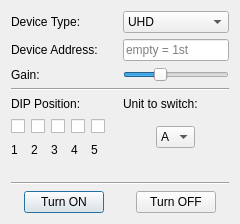
<?xml version="1.0" encoding="UTF-8"?>
<ui version="4.0">
 <class>dialog</class>
 <widget class="QDialog" name="dialog">
  <property name="geometry">
   <rect>
    <x>0</x>
    <y>0</y>
    <width>240</width>
    <height>224</height>
   </rect>
  </property>
  <property name="windowTitle">
   <string>gr-wirock</string>
  </property>
  <layout class="QGridLayout" name="gridLayout">
   <item row="1" column="0">
    <widget class="QLabel" name="label_4">
     <property name="text">
      <string>Device Address:</string>
     </property>
    </widget>
   </item>
   <item row="6" column="1">
    <spacer name="verticalSpacer_2">
     <property name="orientation">
      <enum>Qt::Vertical</enum>
     </property>
     <property name="sizeHint" stdset="0">
      <size>
       <width>20</width>
       <height>40</height>
      </size>
     </property>
    </spacer>
   </item>
   <item row="6" column="0">
    <spacer name="verticalSpacer">
     <property name="orientation">
      <enum>Qt::Vertical</enum>
     </property>
     <property name="sizeHint" stdset="0">
      <size>
       <width>20</width>
       <height>40</height>
      </size>
     </property>
    </spacer>
   </item>
   <item row="1" column="1">
    <widget class="QLineEdit" name="devaddrEdit">
     <property name="placeholderText">
      <string>empty = 1st</string>
     </property>
    </widget>
   </item>
   <item row="4" column="0">
    <widget class="QLabel" name="label">
     <property name="text">
      <string>DIP Position:</string>
     </property>
    </widget>
   </item>
   <item row="5" column="0">
    <layout class="QGridLayout" name="gridLayout_4">
     <item row="0" column="4">
      <widget class="QCheckBox" name="checkBox_5">
       <property name="text">
        <string/>
       </property>
      </widget>
     </item>
     <item row="0" column="0">
      <widget class="QCheckBox" name="checkBox_1">
       <property name="text">
        <string/>
       </property>
      </widget>
     </item>
     <item row="0" column="1">
      <widget class="QCheckBox" name="checkBox_2">
       <property name="text">
        <string/>
       </property>
      </widget>
     </item>
     <item row="0" column="5">
      <spacer name="horizontalSpacer_4">
       <property name="orientation">
        <enum>Qt::Horizontal</enum>
       </property>
       <property name="sizeHint" stdset="0">
        <size>
         <width>40</width>
         <height>20</height>
        </size>
       </property>
      </spacer>
     </item>
     <item row="0" column="3">
      <widget class="QCheckBox" name="checkBox_4">
       <property name="text">
        <string/>
       </property>
      </widget>
     </item>
     <item row="0" column="2">
      <widget class="QCheckBox" name="checkBox_3">
       <property name="text">
        <string/>
       </property>
      </widget>
     </item>
     <item row="1" column="0">
      <widget class="QLabel" name="label_8">
       <property name="text">
        <string>1</string>
       </property>
      </widget>
     </item>
     <item row="1" column="1">
      <widget class="QLabel" name="label_9">
       <property name="text">
        <string>2</string>
       </property>
      </widget>
     </item>
     <item row="1" column="2">
      <widget class="QLabel" name="label_10">
       <property name="text">
        <string>3</string>
       </property>
      </widget>
     </item>
     <item row="1" column="3">
      <widget class="QLabel" name="label_11">
       <property name="text">
        <string>4</string>
       </property>
      </widget>
     </item>
     <item row="1" column="4">
      <widget class="QLabel" name="label_12">
       <property name="text">
        <string>5</string>
       </property>
      </widget>
     </item>
    </layout>
   </item>
   <item row="4" column="1">
    <widget class="QLabel" name="label_2">
     <property name="text">
      <string>Unit to switch:</string>
     </property>
    </widget>
   </item>
   <item row="5" column="1">
    <layout class="QHBoxLayout" name="horizontalLayout">
     <item>
      <spacer name="horizontalSpacer_8">
       <property name="orientation">
        <enum>Qt::Horizontal</enum>
       </property>
       <property name="sizeHint" stdset="0">
        <size>
         <width>40</width>
         <height>20</height>
        </size>
       </property>
      </spacer>
     </item>
     <item>
      <widget class="QComboBox" name="comboBox">
       <item>
        <property name="text">
         <string>A</string>
        </property>
       </item>
       <item>
        <property name="text">
         <string>B</string>
        </property>
       </item>
       <item>
        <property name="text">
         <string>C</string>
        </property>
       </item>
       <item>
        <property name="text">
         <string>D</string>
        </property>
       </item>
       <item>
        <property name="text">
         <string>E</string>
        </property>
       </item>
      </widget>
     </item>
     <item>
      <spacer name="horizontalSpacer">
       <property name="orientation">
        <enum>Qt::Horizontal</enum>
       </property>
       <property name="sizeHint" stdset="0">
        <size>
         <width>40</width>
         <height>20</height>
        </size>
       </property>
      </spacer>
     </item>
    </layout>
   </item>
   <item row="8" column="0">
    <layout class="QHBoxLayout" name="horizontalLayout_2">
     <item>
      <spacer name="horizontalSpacer_5">
       <property name="orientation">
        <enum>Qt::Horizontal</enum>
       </property>
       <property name="sizeHint" stdset="0">
        <size>
         <width>40</width>
         <height>20</height>
        </size>
       </property>
      </spacer>
     </item>
     <item>
      <widget class="QPushButton" name="onButton">
       <property name="text">
        <string>Turn ON</string>
       </property>
      </widget>
     </item>
     <item>
      <spacer name="horizontalSpacer_2">
       <property name="orientation">
        <enum>Qt::Horizontal</enum>
       </property>
       <property name="sizeHint" stdset="0">
        <size>
         <width>40</width>
         <height>20</height>
        </size>
       </property>
      </spacer>
     </item>
    </layout>
   </item>
   <item row="8" column="1">
    <layout class="QHBoxLayout" name="horizontalLayout_4">
     <item>
      <spacer name="horizontalSpacer_7">
       <property name="orientation">
        <enum>Qt::Horizontal</enum>
       </property>
       <property name="sizeHint" stdset="0">
        <size>
         <width>40</width>
         <height>20</height>
        </size>
       </property>
      </spacer>
     </item>
     <item>
      <widget class="QPushButton" name="offButton">
       <property name="text">
        <string>Turn OFF</string>
       </property>
      </widget>
     </item>
     <item>
      <spacer name="horizontalSpacer_6">
       <property name="orientation">
        <enum>Qt::Horizontal</enum>
       </property>
       <property name="sizeHint" stdset="0">
        <size>
         <width>40</width>
         <height>20</height>
        </size>
       </property>
      </spacer>
     </item>
    </layout>
   </item>
   <item row="0" column="0">
    <widget class="QLabel" name="label_3">
     <property name="text">
      <string>Device Type:</string>
     </property>
    </widget>
   </item>
   <item row="2" column="1">
    <widget class="QSlider" name="gainSlider">
     <property name="maximum">
      <number>45</number>
     </property>
     <property name="pageStep">
      <number>5</number>
     </property>
     <property name="sliderPosition">
      <number>15</number>
     </property>
     <property name="orientation">
      <enum>Qt::Horizontal</enum>
     </property>
    </widget>
   </item>
   <item row="2" column="0">
    <widget class="QLabel" name="label_5">
     <property name="text">
      <string>Gain:</string>
     </property>
    </widget>
   </item>
   <item row="7" column="0" colspan="2">
    <widget class="Line" name="line">
     <property name="orientation">
      <enum>Qt::Horizontal</enum>
     </property>
    </widget>
   </item>
   <item row="3" column="0" colspan="2">
    <widget class="Line" name="line_2">
     <property name="orientation">
      <enum>Qt::Horizontal</enum>
     </property>
    </widget>
   </item>
   <item row="0" column="1">
    <widget class="QComboBox" name="devtypeBox">
     <item>
      <property name="text">
       <string>UHD</string>
      </property>
     </item>
     <item>
      <property name="text">
       <string>HackRF</string>
      </property>
     </item>
    </widget>
   </item>
  </layout>
 </widget>
 <resources/>
 <connections/>
</ui>
